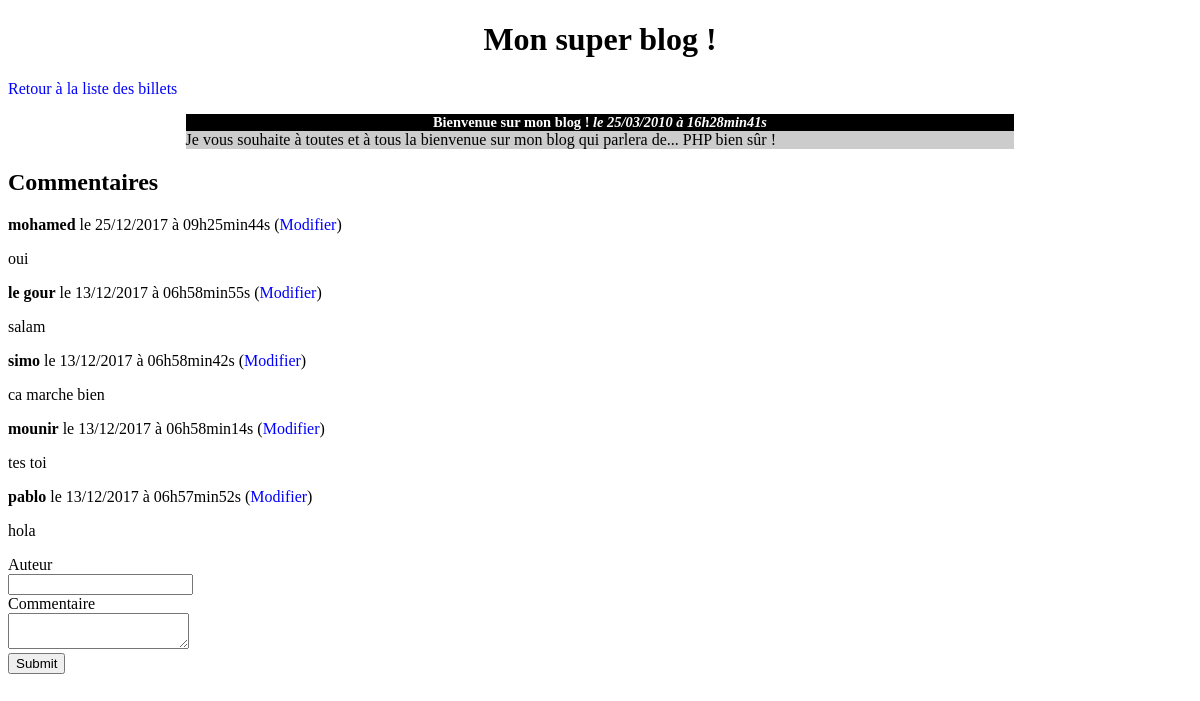
Page /index.php?action=post&id=1 on the committed database.
### tables this page shows
CREATE TABLE `posts` (
  `id` int(11) NOT NULL,
  `title` varchar(255) NOT NULL,
  `content` text NOT NULL,
  `date_creation` datetime NOT NULL
);

CREATE TABLE `comments` (
  `id` int(11) NOT NULL,
  `post_id` int(11) NOT NULL,
  `author` varchar(255) NOT NULL,
  `comment` text NOT NULL,
  `comment_date` datetime NOT NULL
);

### controler/frontend.php (called while the page is built, shortened)
<?php
require_once('model/PostManager.php');
require_once('model/CommentManager.php');
function post(){
		$postManager = new PostManager();
		$commentManager = new CommentManager();
		$post = $postManager->getPost($_GET['id']);
		$comments = $commentManager->getComments($_GET['id']);
		require('view/frontend//postView.php');
}

### model/PostManager.php (called while the page is built, shortened)
<?php
class PostManager extends Manager
{
	public function getPost($postId){
		$db = $this->dbConnect();
		$req = $db->prepare('SELECT id, title, content, DATE_FORMAT(date_creation, \'le %d/%m/%Y à %Hh%imin%ss\') date_creation FROM posts WHERE id = ? ');
		$req->execute(array($postId));
		$post = $req->fetch();
		return $post;
	}
}

### model/CommentManager.php (called while the page is built, shortened)
<?php
class CommentManager extends Manager
{
	public function getComments($postId){
		$db = $this->dbConnect();
		$req = $db->prepare('SELECT id, post_id, author, comment, DATE_FORMAT(comment_date, \'le %d/%m/%Y à %Hh%imin%ss \') comment_date FROM comments WHERE post_id = ? ORDER BY id DESC LIMIT 0,5');
			$req->execute(array($postId));
		return $req;
	}
}

### view/frontend/postView.php (the view, shortened to what this page needs)
<h1>Mon super blog !</h1>
<p><a href="index.php?action=listPosts">Retour à la liste des billets</a></p>
<div class="news">
	<h3><?= htmlspecialchars($post['title']) . ' <em>' . $post['date_creation'] . '</em>' ?></h3>
	<p><?= nl2br(htmlspecialchars($post['content'])) ?></p>
</div>
<h2>Commentaires</h2>
<?php
	while($comment = $comments->fetch())
	{
?>
		<div>
			<p>
                <?= '<strong>' . htmlspecialchars($comment['author']) . '</strong>' . ' ' . $comment['comment_date'] ?>
                (<a href="index.php?action=updateCommentPage&amp;commentId=<?= $comment['id'] ?>&amp;postId=<?= $comment['post_id'] ?>">Modifier</a>)
            </p>
			<p><?= nl2br(htmlspecialchars($comment['comment'])) ?></p>
		</div>
<?php
	}
?>
<form action="index.php?action=addComment&amp;id=<?= $post['id'] ?>" method="post">
    <div>
        <label for="author">Auteur</label><br />
        <input type="text" id="author" name="author" />
    </div>
    <div>
        <label for="comment">Commentaire</label><br />
        <textarea id="comment" name="comment"></textarea>
    </div>
    <div>
        <input type="submit" />
    </div>
</form>
<?php require('template.php'); ?>

### public/css/style.css (style rules this page uses)
h1, h3 { text-align:center; }
h3 { background-color:black; color:white; font-size:0.9em; margin-bottom:0px; }
.news p { background-color:#CCCCCC; margin-top:0px; }
.news { width:70%; margin:auto; }
a { text-decoration: none; color: blue; }

### rows in the picture
posts: title "Bienvenue sur mon blog !", content "Je vous souhaite à toutes et à tous la bienvenue sur mon blog qui parlera de... PHP bien sûr !"
comments: author "mohamed", comment_date "le 25/12/2017 à 09h25min44s", comment "oui"
comments: author "le gour", comment_date "le 13/12/2017 à 06h58min55s", comment "salam"
comments: author "simo", comment_date "le 13/12/2017 à 06h58min42s", comment "ca marche bien"
comments: author "mounir", comment_date "le 13/12/2017 à 06h58min14s", comment "tes toi"
comments: author "pablo", comment_date "le 13/12/2017 à 06h57min52s", comment "hola"

### other values in the picture
$post['date_creation'] "le 25/03/2010 à 16h28min41s"
